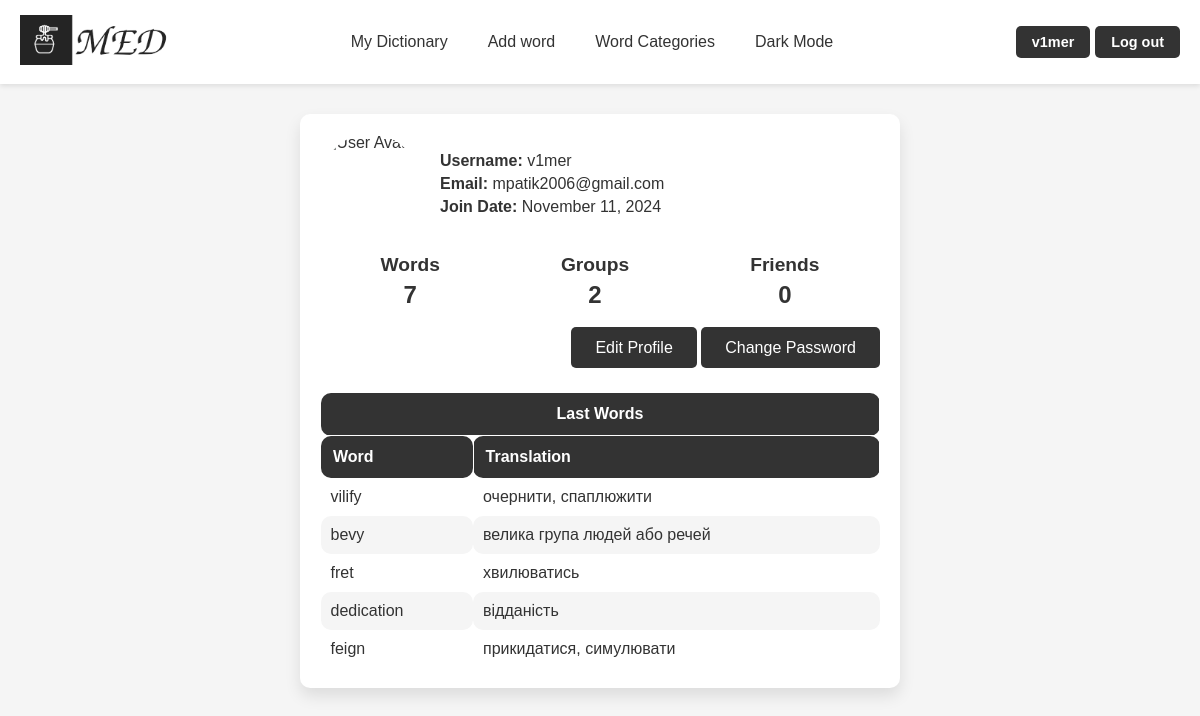
/profile/ (signed in), run on the app's committed database.
### med/models.py (models this page shows, shortened)
class Word(models.Model):
    word = models.CharField(max_length=100)
    translation = models.CharField(max_length=100)
    example = models.TextField(blank=True)
    time_create = models.DateTimeField(auto_now_add=True)
    time_update = models.DateTimeField(auto_now=True)
    user = models.ForeignKey(User, on_delete=models.CASCADE)
    class Meta:
        ordering = ['-time_create', 'word']
        indexes = [
            models.Index(fields=['-time_create'])
        ]

### med/views.py (the view)
# urls.py: path('profile/', views.ProfileView.as_view(), name='profile'),
@method_decorator(login_required, name='dispatch')
class ProfileView(View):
    def get(self, request, *args, **kwargs):
        recent_words = Word.objects.filter(user=request.user)[:5]
        word_count = Word.objects.filter(user=request.user).count()
        group_count = WordGroup.objects.filter(user=request.user).count()
        return render(request, 'med/profile.html', {'recent_words': recent_words, 'word_count': word_count, 'group_count': group_count})

### med/templates/med/profile.html
{% extends "base.html" %}
{% load static %}
{% block content %}
<div class="profile-container">
    <div class="profile-info">
        {% if not user.profile.avatar %}
        <img class="profile-avatar" src="{% static 'med/img/base/default_avatar.png' %}" alt="User Avatar">
        {% else %}
        <img class="profile-avatar" src="{{ user.profile.avatar.url }}" alt="User Avatar">
        {% endif %}
        <div class="profile-details">
            <p><strong>Username:</strong> {{ user.username }}</p>
            <p><strong>Email:</strong> {{ user.email }}</p>
            <p><strong>Join Date:</strong> {{ user.date_joined|date:"F j, Y" }}</p>
        </div>
    </div>
    <div class="stats">
        <div class="stat-item">
            <a href="{% url 'words' %}">
                <p><strong>Words</strong></p>
                <p>{{ word_count }}</p>
            </a>
        </div>
        <div class="stat-item">
            <a href="{% url 'groups' %}">
                <p><strong>Groups</strong></p>
                <p> {{ group_count }} </p>
            </a>
        </div>
        <div class="stat-item">
            <a href="#">
                <p><strong>Friends</strong></p>
                <p> 0 </p>
            </a>
        </div>
    </div>
    <div class="buttons">
        <a href="#">Edit Profile</a>
        <a href="#">Change Password</a>
    </div>
    <div class="last5words">
        {% if recent_words %}
        <table class="word_table">
            <thead>
                <tr>
                    <th colspan="2" class="center-table">Last Words</th>
                </tr>
                <tr>
                    <th>Word</th>
                    <th>Translation</th>
                </tr>
            </thead>
            <tbody>
                {% for word in recent_words %}
                    <tr>
                        <td>{{ word.word }}</td>
                        <td>{{ word.translation }}</td>
                    </tr>
                {% endfor %}
            </tbody>
        </table>
        {% endif %}
    </div>
</div>
{% endblock %}

### templates/base.html (shortened to what this page needs)
{% load static %}
<!DOCTYPE html>
<html lang="en">
<head>
    <link rel="stylesheet" type="text/css" href="{% static 'med/css/styles.css' %}">
</head>
<body>
<header>
    {% if not user.is_authenticated %}
    <a href="{% url 'home' %}"><img id="logo_img" src="{% static 'med/img/base/light_logo.png' %}" data-light-src="{% static 'med/img/base/light_logo.png' %}" data-dark-src="{% static 'med/img/base/dark_logo.png' %}" alt="MED Logo"></a>
    {% else %}
    <a href="{% url 'profile' %}"><img id="logo_img" src="{% static 'med/img/base/light_logo.png' %}" data-light-src="{% static 'med/img/base/light_logo.png' %}" data-dark-src="{% static 'med/img/base/dark_logo.png' %}" alt="MED Logo"></a>
    {% endif %}
    <nav class="nav-items">
        <div class="nav-center">
            {% if user.is_authenticated %}
                <a href="{% url 'words' %}">My Dictionary</a>
                <a href="{% url 'addword' %}">Add word</a>
                <a href="{% url 'groups' %}">Word Categories</a>
            {% else %}
                <a href="{% url 'login' %}">My Dictionary</a>
                <a href="{% url 'login' %}">Add word</a>
                <a href="#">Word Categories</a>
            {% endif %}
            <a href="#" id="theme-toggle-dark">Dark Mode</a>
        </div>
        {% if request.user.is_authenticated %}
        <div class="buttons">
            <a href="{% url 'profile' %}">{{request.user.username}}</a>
            <a href="{% url 'logout' %}">Log out</a>
        </div>
        {% else %}
        <div class="buttons">
            <a href="{% url 'login' %}">Log in</a>
            <a href="{% url 'register' %}">Register</a>
        </div>
        {% endif %}
    </nav>
</header>
<div class="container">
    {% block content %}
    {% endblock %}
</div>
</body>
</html>

### med/static/med/css/styles.css (style rules this page uses)
:root { --background-color: #f5f5f5; --text-color: #333; --header-background: #ffffff; --button-background: #333; --button-text-color: #ffffff; --feature-background: #fff; --word-list-background: #fff; --feature-shadow: 0px 8px 16px rgba(0, 0, 0, 0.1); --feature-text-color: #666; --list-text-color: #666; }
body { font-family: Arial, sans-serif; background-color: var(--background-color); color: var(--text-color); }
a { text-decoration: none; color: var(--text-color); transition: color 0.3s; }
* { margin: 0; padding: 0; box-sizing: border-box; }
header { display: flex; justify-content: space-between; align-items: center; padding: 15px 20px; background-color: var(--header-background); box-shadow: 0px 2px 5px rgba(0, 0, 0, 0.1); }
header .nav-items { display: flex; align-items: center; width: 100%; justify-content: space-between; }
header .nav-center { display: flex; gap: 20px; justify-content: center; flex-grow: 1; align-items: center; }
header .buttons { display: flex; gap: 5px; align-items: center; margin-top: 0px; }
header #logo_img { height: 50px; cursor: pointer; }
header .nav-center a { text-decoration: none; color: var(--nav-link-color); font-size: 1em; font-weight: 500; padding: 5px 10px; transition: color 0.3s, background-color 0.3s; }
header .buttons a { text-decoration: none; color: var(--button-text-color); background-color: var(--button-background); padding: 8px 16px; border-radius: 5px; font-size: 0.9em; font-weight: bold; transition: background-color 0.3s, transform 0.3s; margin: 0; }
.container { max-width: 1200px; margin: 0 auto; text-align: center; padding: 30px 10px; }
.container p { font-size: 1.2em; color: var(--text-color); max-width: 600px; margin: 0 auto 30px; }
.buttons a { text-decoration: none; color: var(--button-text-color); background-color: var(--button-background); padding: 12px 24px; margin: 0 5px; border-radius: 5px; font-size: 1em; transition: background-color 0.3s; }
.word_table thead th { background-color: var(--button-background); color: var(--button-text-color); padding: 12px; text-align: left; font-weight: bold; border-bottom: 2px solid var(--dark-card-border); }
.word_table tbody td { padding: 10px; border: 1px solid var(--dark-card-border); text-align: left; color: var(--text-color); }
.word_table tbody tr:nth-child(even) { background-color: var(--background-color); }
.word_table th, td { border: 1px solid var(--feature-background); border-radius: 10px; }
.profile-container { max-width: 600px; margin: 0 auto; padding: 20px; background-color: var(--feature-background); color: var(--text-color); border-radius: 10px; box-shadow: var(--feature-shadow); text-align: center; }
.profile-info { display: flex; align-items: center; margin-bottom: 20px; }
.profile-avatar { width: 100px; height: 100px; border-radius: 50%; margin-right: 20px; }
.profile-details { text-align: left; }
.profile-details p { margin: 5px 0; font-size: 1rem; }
.profile-container .buttons { text-align: right; margin-bottom: 35px; padding-left: 0; width: 100%; }
.profile-container .buttons a { margin: 0; }
.profile-container .center-table { text-align: center; }
.stats { display: flex; justify-content: space-around; align-items: center; margin-top: 20px; }
.stat-item { text-align: center; }
.stat-item p:first-child { font-weight: bold; margin-bottom: 5px; }
.stat-item p:last-child { font-size: 1.5em; font-weight: bold; }
.stat-item a { color: var(--text-color); text-decoration: none; }
.word_table { width: 100%; border-collapse: collapse; font-size: 1em; color: var(--text-color); border: 1px solid var(--dark-card-border); }

### data on the page
Word: word "vilify", translation "очернити, спаплюжити"
Word: word "bevy", translation "велика група людей або речей"
Word: word "fret", translation "хвилюватись"
Word: word "dedication", translation "відданість"
Word: word "feign", translation "прикидатися, симулювати"

### other printed values
{{ request.user.username }} "v1mer"
{{ user.username }} "v1mer"
{{ user.email }} "mpatik2006@gmail.com"
{{ user.date_joined|date:"F j, Y" }} "November 11, 2024"
{{ word_count }} "7"
{{ group_count }} "2"
